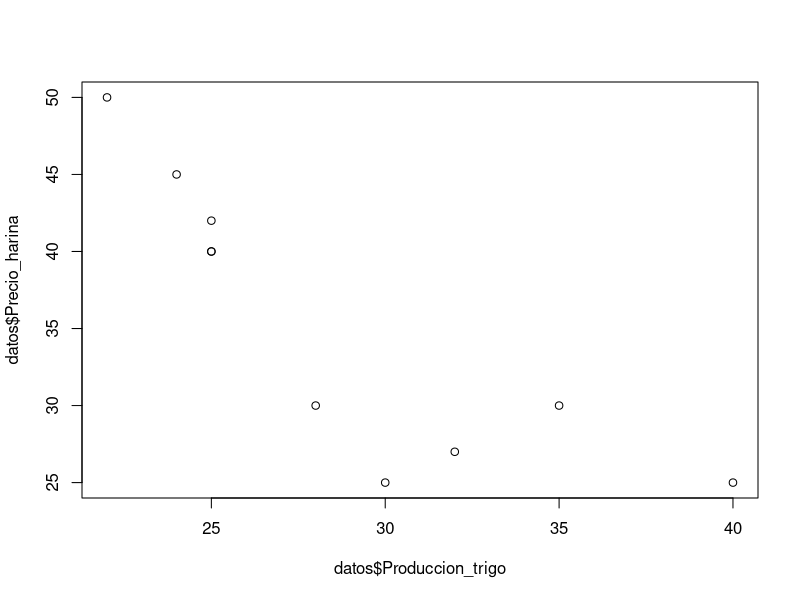
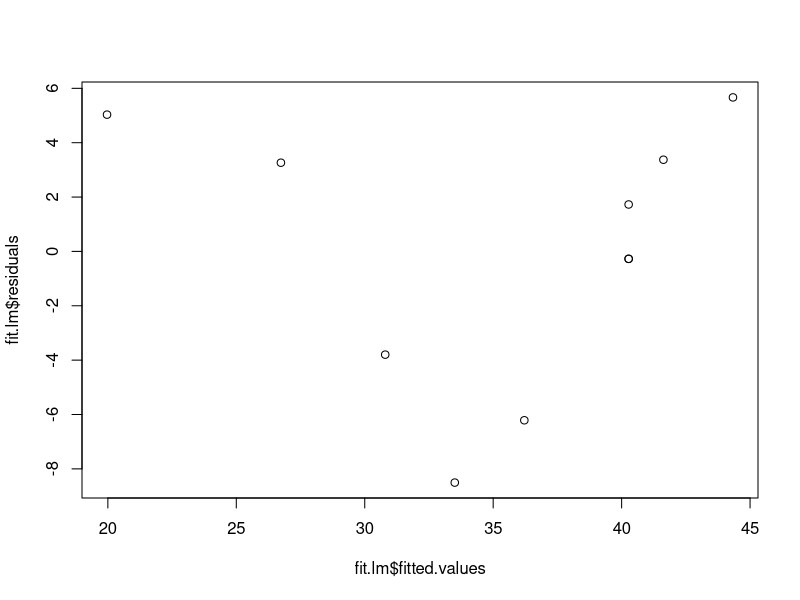
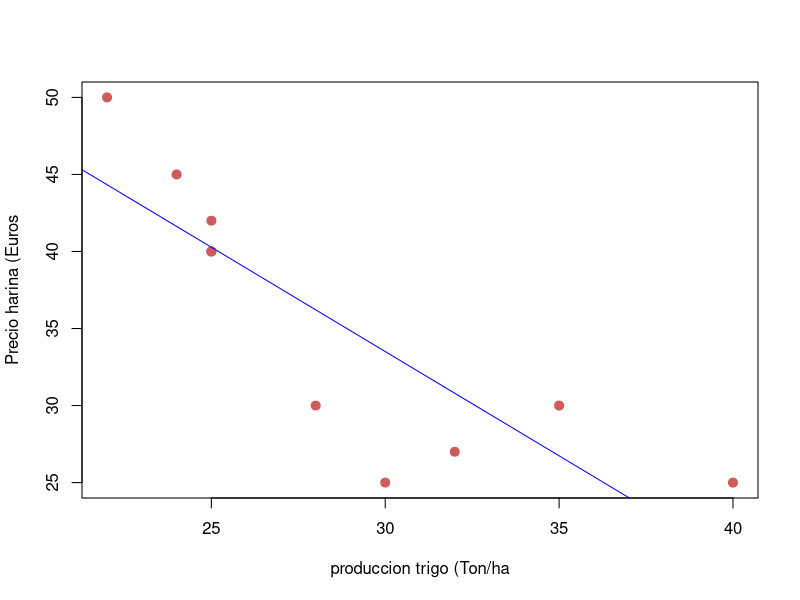

Reproduce these figures in R, in order.
# Estadistica en la Investigación 2026
# Repositorio del programa de Doctorado Estadística en la Investigación DCMRN 

# César Aldair Martínez Gauna

# Matrícula: 1591819

#**Sesión 4**: Fecha 02/03/26


# ingreso de datos --------------------------------------------------------

  
x2 <- c(10, 8, 13, 9, 11, 14, 6, 4, 12, 7, 5)
y2 <- c(9.14, 8.14, 8.74, 8.77, 9.26, 8.10, 6.13, 3.10, 9.13, 7.26, 4.74)
  
mean(x2)
mean(y2)


# ejercicio 1 -------------------------------------------------------------
datos <- data.frame(
  Produccion_trigo = c(30, 28, 32, 25, 25, 25, 22, 24, 35, 40),
  Precio_harina    = c(25, 30, 27, 40, 42, 40, 50, 45, 30, 25)
)

plot(datos$Produccion_trigo, datos$Precio_harina)

mean_x <- mean(datos$Produccion_trigo)
mean_y <- mean(datos$Precio_harina)


cor.test(datos$Produccion_trigo, datos$Precio_harina)

#descargar complemento lm

library(lmtest)

fit.lm <- lm(datos$Precio_harina ~ datos$Produccion_trigo)
summary(fit.lm)

anova(fit.lm)

#residuales en el modelo lineal fit.lm
fit.lm$residuals

#valores ajustados Yprima en el modelo lineal
fit.lm$fitted.values


#gráfica de Yprima vs residuales
plot(fit.lm$fitted.values, fit.lm$residuals)



# ejercicio 2 -------------------------------------------------------------


x <- c(30, 28, 32, 25,25, 25, 22, 24, 35, 40)

y <- c(25, 30, 27, 40, 42, 40, 50, 45, 30, 25) 



#Prueba de breunch-pagan
bptest(fit.lm)
#el resultado de esta prueba de p-value= 0.5641 indica si se cumple o no el 
#criterio

#Agregar columna en la recta utilizadno Bo y B1
datos$recta <- 74.1151 - 1.3537 * datos$Produccion_trigo
datos$residuales <- datos$Precio_harina - datos$recta
datos


#estimar residuales
sum(datos$residuales^2)

#varianza
sum(datos$residuales^2)/8
#25.99


#desviación estandar
sqrt(sum(datos$residuales^2)/8)
##5.05

#hay que correr el lm para la linea de tendencia


plot(datos$Produccion_trigo, datos$Precio_harina,
     col ="indianred",
     xlab ="produccion trigo (Ton/ha",
     ylab ="Precio harina (Euros",
     pch = 19,
      cex = 1.2)
abline(fit.lm, col = "blue")
